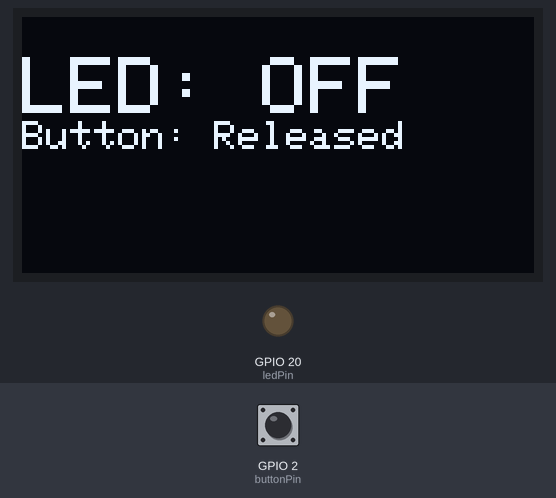
The sketch below on a simulated ESP32-C3. Parts: 128×64 one-colour display, output pins drawn as LEDs (lit = HIGH). The test bench sets the inputs (shaded band); at power-on: GPIO 2 (buttonPin) HIGH. What the sketch prints to the serial monitor is not drawn.

Above: at 1.2 s.
1.3 s: GPIO 2 (buttonPin) pulled LOW for 0.15 s
At 1.46 s:
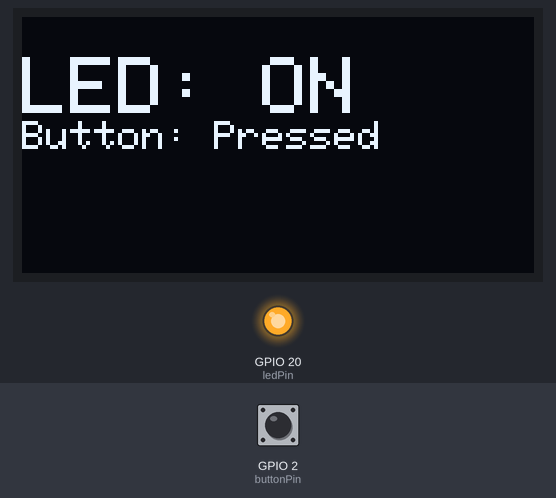
3.0 s: GPIO 2 (buttonPin) pulled LOW for 3.2 s
At 7.6 s:
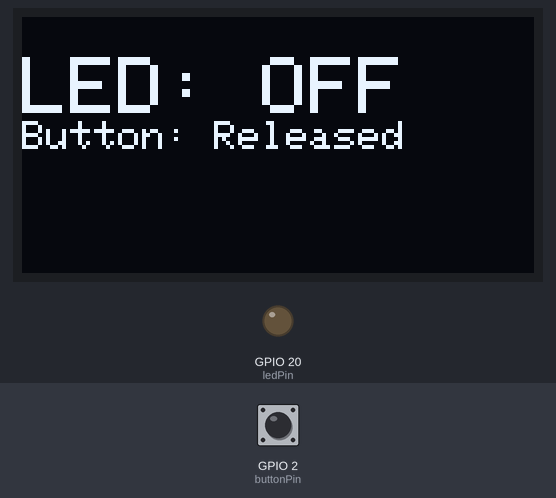
Timing chart, 0 to 9.1 s (numbered marks = the images above; inputs shaded):
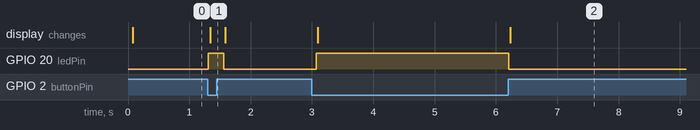

Measured:
- after the input at 1.3 s, GPIO 20 (ledPin): LOW → HIGH at once, → LOW 0.25 s later; the display: changes at once (image 1)
- after the input at 3.0 s, GPIO 20 (ledPin): LOW → HIGH after 0.07 s, → LOW 3.1 s later; the display: first changes after 0.10 s (image 2 shows a later state)

The sketch:

ESP32_C3_LED.ino
```cpp
#include <Wire.h>
#include <Adafruit_GFX.h>
#include <Adafruit_SSD1306.h>

#define SCREEN_WIDTH 128
#define SCREEN_HEIGHT 64
#define OLED_RESET    -1
#define SCREEN_ADDRESS 0x3C

// Explicitly define the I2C pins for ESP32-C3 Super Mini
#define I2C_SDA 8
#define I2C_SCL 9

Adafruit_SSD1306 display(SCREEN_WIDTH, SCREEN_HEIGHT, &Wire, OLED_RESET);

const int buttonPin = 2;
const int ledPin = 20;

void setup() {
  // Start Serial so you can check the "Serial Monitor" if it fails
  Serial.begin(115200);

  pinMode(ledPin, OUTPUT);
  pinMode(buttonPin, INPUT_PULLUP);

  // Force I2C pins
  Wire.begin(I2C_SDA, I2C_SCL);

  // Initialize OLED
  if(!display.begin(SSD1306_SWITCHCAPVCC, SCREEN_ADDRESS)) {
    Serial.println(F("SSD1306 allocation failed"));
    for(;;); // Stop here if screen isn't found
  }

  Serial.println(F("Display Found!"));

  display.clearDisplay();
  display.setTextColor(SSD1306_WHITE);
  display.setTextSize(1);
  display.setCursor(0,0);
  display.println("System Online");
  display.display();
}

void loop() {
  int buttonState = digitalRead(buttonPin);

  display.clearDisplay();
  display.setCursor(0, 10);
  display.setTextSize(2);

  if (buttonState == LOW) {
    digitalWrite(ledPin, HIGH);
    display.println("LED: ON");
    display.setTextSize(1);
    display.println("Button: Pressed");
  } else {
    digitalWrite(ledPin, LOW);
    display.println("LED: OFF");
    display.setTextSize(1);
    display.println("Button: Released");
  }

  display.display();
  delay(100);
}
```
